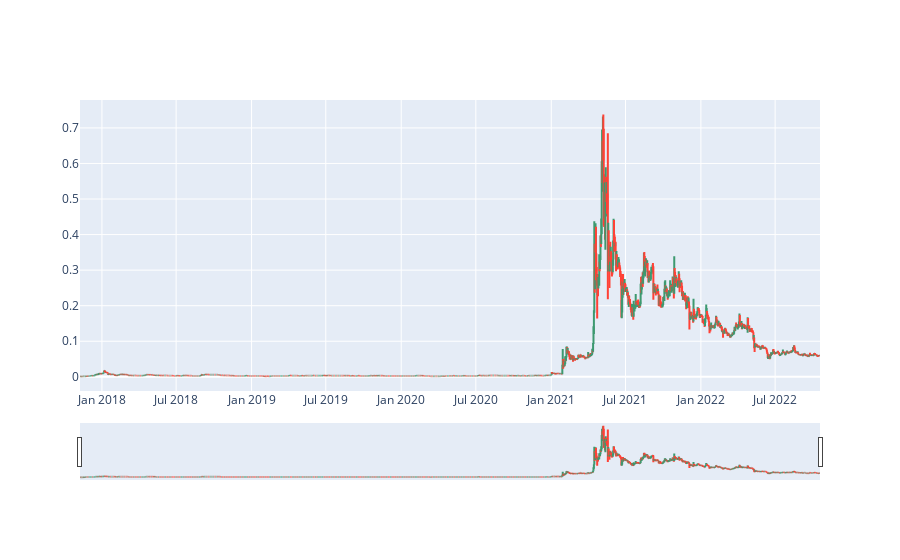

This figure's notebook cell:
### Markdown cell above
### Visual Representation of Price up-Down

### Code cell
fig = go.Figure(data=go.Ohlc(x=data['Date'],
                             open=data['Open'],
                             high=data['High'],
                             low=data['Low'],
                             close=data['Close']))
  
# show the figure
fig.show()

### Figure 1 — Plotly figure (JSON) as saved in the notebook; plotly's stock layout.template omitted (floating-point values rounded to 4 significant figures; data arrays with more than 128 entries replaced by an {"elided": "..."} marker saying what was removed)
{"data": [{"close": {"elided": "1828 float values"}, "high": {"elided": "1828 float values"}, "low": {"elided": "1828 float values"}, "open": {"elided": "1828 float values"}, "type": "ohlc", "x": {"elided": "1828 str values"}}], "layout": {}}
